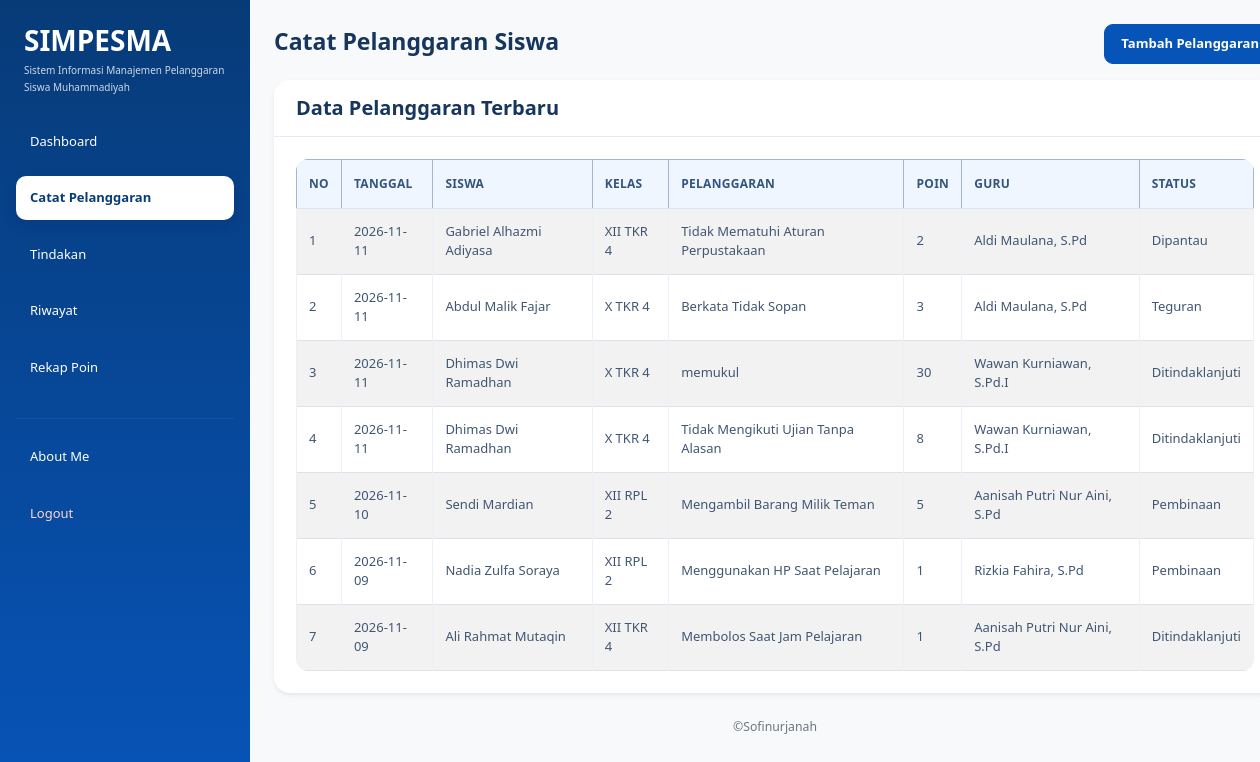
/catat_pelanggaran.php (signed in), run on the app's committed database.
### tables this page shows
CREATE TABLE `t_pelanggaran_siswa` (
  `id` int(11) NOT NULL,
  `tahun_ajaran_id` int(11) NOT NULL,
  `siswa_id` int(11) NOT NULL,
  `nama_siswa` varchar(150) NOT NULL,
  `kelas_id` int(11) NOT NULL,
  `nama_kelas` varchar(100) NOT NULL,
  `pelanggaran_id` int(11) NOT NULL,
  `nama_pelanggaran` varchar(150) NOT NULL,
  `pelanggaran_kategori_id` int(11) NOT NULL,
  `guru_id` int(11) NOT NULL,
  `nama_guru` varchar(150) NOT NULL,
  `tanggal` date NOT NULL,
  `keterangan` text NOT NULL,
  `poin` int(11) NOT NULL,
  `tindakan` text NOT NULL,
  `status` varchar(30) NOT NULL,
  `created_at` timestamp NOT NULL DEFAULT current_timestamp(),
  `updated_at` timestamp NOT NULL DEFAULT current_timestamp()
);

### catat_pelanggaran.php (the view, shortened to what this page needs)
<?php
include "config/koneksi.php";
$role = strtolower(trim($_SESSION['role'] ?? ''));
$guru_id = 0;
$user_id = (int) ($_SESSION['id_user'] ?? 0);
if ($user_id > 0) {
    $stmt_guru = mysqli_prepare($koneksi, "
        SELECT id, nama
        FROM t_guru
        WHERE user_id = ?
          AND status_aktif = 1
        LIMIT 1
    ");
    if ($stmt_guru) {
        mysqli_stmt_bind_param($stmt_guru, "i", $user_id);
        mysqli_stmt_execute($stmt_guru);
        $data_guru_login = mysqli_fetch_assoc(
            mysqli_stmt_get_result($stmt_guru)
        );
        if ($data_guru_login) {
            $guru_id = (int) $data_guru_login['id'];
        }
    }
}
?>
<!DOCTYPE html>
<html lang="id">
<head>
    <link
        href="https://cdn.jsdelivr.net/npm/bootstrap@5.3.8/dist/css/bootstrap.min.css"
        rel="stylesheet">
    <link
        href="https://cdn.datatables.net/3.1.4/css/dataTables.dataTables.min.css"
        rel="stylesheet">
    <link rel="stylesheet" href="style.css">
    <link
        href="https://cdn.jsdelivr.net/npm/select2@4.1.0-rc.0/dist/css/select2.min.css"
        rel="stylesheet">
    <link
        href="https://cdn.jsdelivr.net/npm/select2-bootstrap-5-theme@1.3.0/dist/select2-bootstrap-5-theme.min.css"
        rel="stylesheet">
</head>
<body class="bg-light">
<div class="container-fluid">
    <div class="row min-vh-100">
        <aside class="col-md-3 col-lg-2 min-vh-100 p-3"
               style="background-color: #30318B;">
            <div class="mb-4 px-2">
                <h3 class="text-white mb-1 fw-bold">SIMPESMA</h3>
                <p class="text-white mb-0"
                   style="font-size: 10px; line-height: 1.7; opacity: 0.8;">
                    Sistem Informasi Manajemen
                    Pelanggaran Siswa Muhammadiyah
                </p>
            </div>
            <ul class="nav nav-pills flex-column">
                <li class="nav-item mb-2">
                    <a href="dashboard.php" class="nav-link text-white">
                        Dashboard
                    </a>
                </li>
                <?php if ($role == 'admin') { ?>
                    <li class="nav-item mb-2">
                        <a href="data_siswa.php" class="nav-link text-white">Data Siswa</a>
                    </li>
                    <li class="nav-item mb-2">
                        <a href="data_guru.php" class="nav-link text-white">Data Guru</a>
                    </li>
                    <li class="nav-item mb-2">
                        <a href="data_kelas.php" class="nav-link text-white">Kelas</a>
                    </li>
                    <li class="nav-item mb-2">
                        <a href="data_tahun_ajaran.php" class="nav-link text-white">Tahun Ajaran</a>
                    </li>
                    <li class="nav-item mb-2">
                        <a href="penempatan_siswa.php" class="nav-link text-white">Penempatan Siswa</a>
                    </li>
                    <li class="nav-item mb-2">
                        <a href="wali_kelas.php" class="nav-link text-white">Wali Kelas</a>
                    </li>
                    <li class="nav-item mb-2">
                        <a href="kategori_pelanggaran.php" class="nav-link text-white">Kategori Pelanggaran</a>
                    </li>
                    <li class="nav-item mb-2">
                        <a href="jenis_pelanggaran.php" class="nav-link text-white">Jenis Pelanggaran</a>
                    </li>
                    <li class="nav-item mb-2">
                        <a href="laporan.php" class="nav-link text-white">Laporan</a>
                    </li>
                <?php } elseif ($role == 'guru') { ?>
                    <li class="nav-item mb-2">
                        <a href="catat_pelanggaran.php" class="nav-link active">Catat Pelanggaran</a>
                    </li>
                    <li class="nav-item mb-2">
                        <a href="tindakan.php" class="nav-link text-white">Tindakan</a>
                    </li>
                    <li class="nav-item mb-2">
                        <a href="riwayat_pelanggaran.php" class="nav-link text-white">Riwayat</a>
                    </li>
                    <li class="nav-item mb-2">
                        <a href="rekap_poin.php" class="nav-link text-white">Rekap Poin</a>
                    </li>
                <?php } ?>
                <hr class="text-white-50">
                <li class="nav-item mb-2">
                    <a href="about_me.php" class="nav-link text-white">About Me</a>
                </li>
                <li class="nav-item">
                    <a href="logout.php" class="nav-link text-danger">Logout</a>
                </li>
            </ul>
        </aside>
        <main class="col-md-9 col-lg-10 p-4">
            <div class="d-flex flex-wrap justify-content-between align-items-center gap-3 mb-3">
                <div>
                    <h2 class="fw-bold mb-1">Catat Pelanggaran Siswa</h2>
                </div>
                <button
                    type="button"
                    class="btn btn-primary"
                    data-bs-toggle="modal"
                    data-bs-target="#modalPelanggaran">
                    Tambah Pelanggaran
                </button>
            </div>
            <div class="card border-0 shadow-sm">
                <div class="card-header bg-white py-3">
                    <h5 class="mb-0">Data Pelanggaran Terbaru</h5>
                </div>
                <div class="card-body">
                    <div class="table-responsive">
                        <table id="example"
                               class="table table-bordered table-striped table-hover align-middle mb-0">
                            <thead class="table-primary">
    <tr>
        <th>No</th>
        <th>Tanggal</th>
        <th>Siswa</th>
        <th>Kelas</th>
        <th>Pelanggaran</th>
        <th>Poin</th>
        <th>Guru</th>
        <th>Status</th>
    </tr>
</thead>
                            <tbody>
                            <?php
                            if ($role === 'wali_kelas' && $guru_id > 0) {
                                $stmt_data = mysqli_prepare($koneksi, "
                                    SELECT *
                                    FROM t_pelanggaran_siswa
                                    WHERE guru_id = ?
                                      AND LOWER(TRIM(COALESCE(status, ''))) <> 'selesai'
                                    ORDER BY id DESC
                                ");
                                if ($stmt_data) {
                                    mysqli_stmt_bind_param($stmt_data, "i", $guru_id);
                                    mysqli_stmt_execute($stmt_data);
                                    $query_data = mysqli_stmt_get_result($stmt_data);
                                } else {
                                    $query_data = false;
                                }
                            } elseif ($role === 'guru') {
                                $query_data = mysqli_query($koneksi, "
                                    SELECT *
                                    FROM t_pelanggaran_siswa
                                    WHERE LOWER(TRIM(COALESCE(status, ''))) <> 'selesai'
                                    ORDER BY id DESC
                                ");
                            } else {
                                $query_data = false;
                            }
                            $no = 1;
                            if ($query_data && mysqli_num_rows($query_data) > 0) {
                                while ($row = mysqli_fetch_assoc($query_data)) {
                            ?>
                                    <tr>
    <td><?= $no++; ?></td>
    <td><?= htmlspecialchars($row['tanggal'] ?? ''); ?></td>
    <td><?= htmlspecialchars($row['nama_siswa'] ?? ''); ?></td>
    <td><?= htmlspecialchars($row['nama_kelas'] ?? ''); ?></td>
    <td><?= htmlspecialchars($row['nama_pelanggaran'] ?? ''); ?></td>
    <td><?= htmlspecialchars($row['poin'] ?? ''); ?></td>
    <td><?= htmlspecialchars($row['nama_guru'] ?? ''); ?></td>
    <td><?= htmlspecialchars($row['status'] ?? ''); ?></td>
</tr>
                            <?php
                                }
                            }
                            ?>
                            </tbody>
                        </table>
                    </div>
                </div>
            </div>
            <p class="text-center text-secondary small mt-4">
                ©Sofinurjanah
            </p>
        </main>
    </div>
</div>
</body>
</html>

### style.css (style rules this page uses)
:root { --primary: #0754b8; --primary-dark: #073b78; --primary-light: #eaf3ff; --background: #f5f9ff; --white: #ffffff; --text: #17365d; --muted: #71829a; --border: #e3ebf5; --success: #198754; --danger: #dc3545; --radius: 16px; }
* { box-sizing: border-box; }
body { margin: 0; font-family: "Segoe UI", Arial, sans-serif; background: var(--background); color: var(--text); font-size: 14px; }
h1, h2, h3, h4, h5 { color: var(--text); font-weight: 700; }
a { text-decoration: none; }
aside, .sidebar, .col-lg-2.min-vh-100, .col-md-3.col-lg-2.min-vh-100 { background: linear-gradient( 180deg, #073b78 0%, #0754b8 100% ) !important; }
.col-lg-2.min-vh-100, .col-md-3.col-lg-2.min-vh-100 { padding: 24px 16px !important; }
.nav-pills .nav-link { color: #dceaff; padding: 12px 14px; margin-bottom: 5px; border-radius: 10px; font-size: 13px; font-weight: 500; transition: all 0.2s ease; }
.nav-pills .nav-link.active { color: var(--primary-dark) !important; background: #ffffff !important; font-weight: 700; box-shadow: 0 5px 15px rgba(0, 20, 70, 0.12); }
.nav-pills .nav-link.text-danger { color: #ffd5d9 !important; }
hr { border-color: rgba(255, 255, 255, 0.25); }
main { min-width: 0; padding: 32px !important; }
main h2 { font-size: 23px; }
main p { color: var(--muted); line-height: 1.7; }
.container-fluid { padding-left: 0; padding-right: 0; }
.row { margin-right: 0; margin-left: 0; }
.card { border: 1px solid var(--border); border-radius: var(--radius); background: var(--white); box-shadow: 0 5px 22px rgba(22, 63, 115, 0.045); transition: box-shadow 0.2s ease, transform 0.2s ease; }
.card-header { background: #ffffff; border-bottom: 1px solid var(--border); padding: 18px 22px; border-radius: var(--radius) var(--radius) 0 0 !important; font-weight: 700; color: var(--text); }
.card-body { padding: 22px; }
.btn { border-radius: 9px; padding: 9px 16px; font-weight: 600; font-size: 13px; transition: all 0.2s ease; }
.btn-primary { color: #fff; background: var(--primary); border-color: var(--primary); }
.table-responsive { border-radius: 12px; }
.table { margin-bottom: 0; vertical-align: middle; font-size: 13px; }
.table thead th, .table th { background: #f0f6ff; color: #31557f; font-size: 12px; font-weight: 700; text-transform: uppercase; letter-spacing: 0.3px; border-bottom: 1px solid #dce7f5; padding: 15px 12px; white-space: nowrap; }
.table tbody td { color: #415672; padding: 13px 12px; border-color: #edf1f7; }
@media (min-width: 768px) { .col-md-3.col-lg-2.min-vh-100, .col-lg-2.min-vh-100, aside.sidebar { position: fixed !important; top: 0; left: 0; bottom: 0; width: 250px; height: 100vh; overflow-y: auto; z-index: 1000; } }
@media (min-width: 768px) { main { margin-left: 250px; width: calc(100% - 250px); } }

### data on the page
t_pelanggaran_siswa: tanggal "2026-11-11", nama_siswa "Gabriel Alhazmi Adiyasa", nama_kelas "XII TKR 4", nama_pelanggaran "Tidak Mematuhi Aturan Perpustakaan", poin "2", nama_guru "Aldi Maulana, S.Pd", status "Dipantau"
t_pelanggaran_siswa: tanggal "2026-11-11", nama_siswa "Abdul Malik Fajar", nama_kelas "X TKR 4", nama_pelanggaran "Berkata Tidak Sopan", poin "3", nama_guru "Aldi Maulana, S.Pd", status "Teguran"
t_pelanggaran_siswa: tanggal "2026-11-11", nama_siswa "Dhimas Dwi Ramadhan", nama_kelas "X TKR 4", nama_pelanggaran "memukul", poin "30", nama_guru "Wawan Kurniawan, S.Pd.I", status "Ditindaklanjuti"
t_pelanggaran_siswa: tanggal "2026-11-11", nama_siswa "Dhimas Dwi Ramadhan", nama_kelas "X TKR 4", nama_pelanggaran "Tidak Mengikuti Ujian Tanpa Alasan", poin "8", nama_guru "Wawan Kurniawan, S.Pd.I", status "Ditindaklanjuti"
t_pelanggaran_siswa: tanggal "2026-11-10", nama_siswa "Sendi Mardian", nama_kelas "XII RPL 2", nama_pelanggaran "Mengambil Barang Milik Teman", poin "5", nama_guru "Aanisah Putri Nur Aini, S.Pd", status "Pembinaan"
t_pelanggaran_siswa: tanggal "2026-11-09", nama_siswa "Nadia Zulfa Soraya", nama_kelas "XII RPL 2", nama_pelanggaran "Menggunakan HP Saat Pelajaran", poin "1", nama_guru "Rizkia Fahira, S.Pd", status "Pembinaan"
t_pelanggaran_siswa: tanggal "2026-11-09", nama_siswa "Ali Rahmat Mutaqin", nama_kelas "XII TKR 4", nama_pelanggaran "Membolos Saat Jam Pelajaran", poin "1", nama_guru "Aanisah Putri Nur Aini, S.Pd", status "Ditindaklanjuti"
